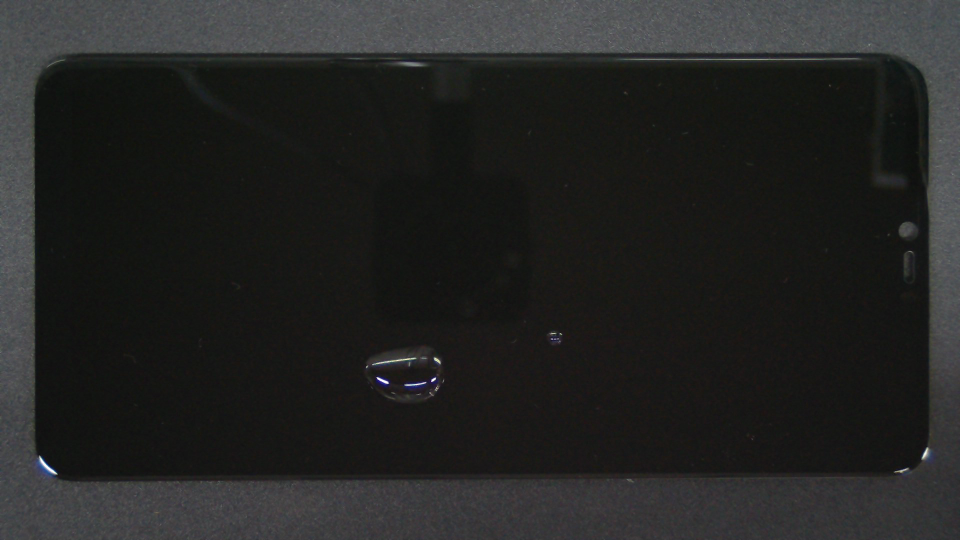
#> input picture defect_images/Oil_0001.jpg, 1920 x 1080 px (shown at 1/2 size); its folder holds only this picture in this run
$ python main.py   (older library calls are emulated)
#> lines starting #> are read from the running program, lines starting #| are printed output that depends on the picture; after the words box and inside, x2 and y2 are one past the last pixel; in counts of white or black regions, pixels touching at a corner belong together
### Edge.py
import cv2
import numpy as np
import os


def calculate_average_gray(img):
    """
    计算图片的平均灰度值
    参数:
        image_path: 图片文件路径（本地路径）或网络图片URL
    返回:
        float: 图片的平均灰度值（范围 0-255，0=纯黑，255=纯白）
    """
    # 2. 转换为灰度图（彩色图转灰度的标准做法）
    gray_img = cv2.cvtColor(img, cv2.COLOR_BGR2GRAY)
    # 3. 计算平均灰度值（np.mean 计算所有像素的平均值）
    avg_gray = np.mean(gray_img)
    return round(avg_gray, 2)  # 保留两位小数，方便查看


def photo_classify(img):
    try:
        h, w = img.shape[:2]
        avg_gray = calculate_average_gray(img)
        print(f"平均灰度值：{avg_gray}")
        threshold = 65  # 阈值可根据你的样本调整
        if avg_gray < threshold:
            print("判断：图为全黑手机")
            """
            screen_x1 = 258   # 屏幕左边界
            screen_y1 = 200  # 屏幕上边界
            screen_x2 = 1673  # 屏幕右边界
            screen_y2 = 914  # 屏幕下边界
            """
            mask_calculate = background_segment(img, "black")
            mask = np.zeros((h, w), dtype=np.uint8)
            x1, y1, x2, y2 = 258, 205, 1673, 905
            cv2.rectangle(mask, (x1, y1), (x2, y2), 255, -1)
            intersection_mask = cv2.bitwise_and(mask_calculate, mask)
            return intersection_mask
        else:
            print("判断：图为带白色部分的手机")
            return background_segment(img, "white")
    except Exception as e:
        print(f"计算失败：{e}")


def background_segment(img,type):
    h, w = img.shape[:2]
    gray = cv2.cvtColor(img, cv2.COLOR_BGR2GRAY)
    if type == "white":
        _, thresh = cv2.threshold(gray, 50, 255, cv2.THRESH_BINARY_INV)
    else:
        _, thresh = cv2.threshold(gray, 0, 255, cv2.THRESH_BINARY_INV + cv2.THRESH_TRIANGLE)
    contours, _ = cv2.findContours(thresh, cv2.RETR_EXTERNAL, cv2.CHAIN_APPROX_SIMPLE)
    max_contour = max(contours, key=cv2.contourArea)  # 最大轮廓对应目标区域
    min_rect = cv2.minAreaRect(max_contour)  # 返回 (中心(x,y), (宽,高), 旋转角度)
    rect_points = cv2.boxPoints(min_rect)  # 转换为四个顶点坐标
    rect_points = np.int0(rect_points)  # 转为整数
    mask = np.zeros((h, w), dtype=np.uint8)
    sorted = sort_coordinates(rect_points)
    x_sorted = sorted[:, 0]  # 所有行的第0列（横坐标）
    y_sorted = sorted[:, 1]  # 所有行的第1列（纵坐标）
    if type == "white":
        (x1, y1, x2, y2) = (x_sorted[1] + 4, y_sorted[1] + 3, x_sorted[2] - 4, y_sorted[2] - 4)
    else:
        (x1, y1, x2, y2) = (x_sorted[1] + 4, y_sorted[1] + 19, x_sorted[2] - 4, y_sorted[2]-4)
    cv2.rectangle(mask, (x1, y1), (x2, y2), 255, -1)
    result = img.copy()
    cv2.drawContours(result, [rect_points], 0, (0, 255, 0), 2)  # 绘制最小矩形
    cv2.imwrite("seg.jpg", result)
    return mask


def sort_coordinates(arr):
    """
    将numpy数组的横坐标和纵坐标分别按从小到大排序
    （默认输入为形状类似 (n, 2) 的数组，每一行是一个点[横坐标, 纵坐标]）

    参数:
        arr: numpy数组，每一行是一个点[横坐标, 纵坐标]

    返回:
        numpy数组: 横坐标和纵坐标分别升序排列后的数组
    """
    # 提取横坐标（第0列）和纵坐标（第1列）
    x_coords = arr[:, 0]  # 所有行的第0列（横坐标）
    y_coords = arr[:, 1]  # 所有行的第1列（纵坐标）

    # 分别对横、纵坐标进行升序排序
    x_sorted = np.sort(x_coords)
    y_sorted = np.sort(y_coords)
    # 将排序后的横、纵坐标重新组合成数组
    sorted_arr = np.column_stack((x_sorted, y_sorted))
    return sorted_arr


def RemoveBackground(folder_path):
#> called with folder_path = 'defect_images'
    for filename in os.listdir(folder_path):
        if not filename.lower().endswith(('.png', '.jpg', '.jpeg')):
            continue  # 跳过非图像文件
        img_path = os.path.join(folder_path, filename)
        img = cv2.imread(img_path)
#> img is the input picture: shape (1080, 1920, 3); mean B, G, R 35.3, 36.4, 35.9
        h, w = img.shape[:2]
#> h = 1080; w = 1920
        if img is None:
            print(f"无法读取图像 {filename}，跳过")
            continue
        file = os.path.join("result", filename)
        os.makedirs("result", exist_ok=True)
        mask = photo_classify(img)
#> in calculate_average_gray, `avg_gray = np.mean(gray_img)`: avg_gray = 36.11
#| 平均灰度值：36.11
#> in background_segment, `_, thresh = cv2.threshold(gray, 0, 255, cv2.THRESH_BINARY_INV + cv2.TH..`:
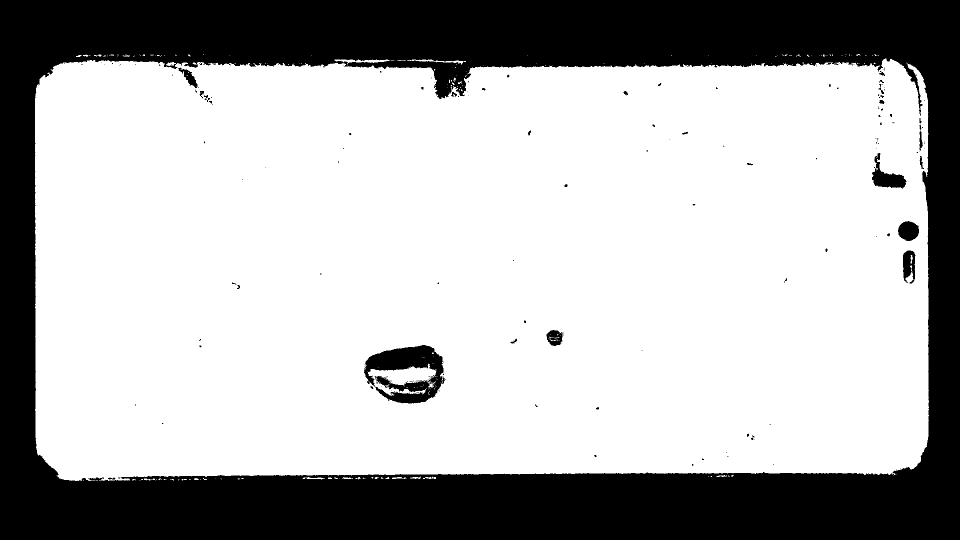
#> thresh: shape (1080, 1920) (shown at 1/2 size); 69.4% white; 184 black regions (145 under 20 px)
#> in background_segment, `contours, _ = cv2.findContours(thresh, cv2.RETR_EXTERNAL, cv2.CHAIN_AP..`: contours = 155 contours, 146 with area under 20; largest, box (x1, y1, x2, y2) and area: (70, 117, 1858, 962) 1450832, (669, 119, 781, 129) 344, (814, 119, 927, 129) 211, (605, 954, 650, 959) 58, (784, 954, 813, 958) 42
#> in background_segment, `max_contour = max(contours, key=cv2.contourArea)`: max_contour = contour of 2617 points, box (x1, y1, x2, y2) (70, 117, 1858, 962), area 1450832
#> in background_segment, `min_rect = cv2.minAreaRect(max_contour)`: min_rect = ((963.1, 539.1), (1787.4, 841.1), -0.108)
#> in background_segment, `rect_points = cv2.boxPoints(min_rect)`: rect_points = [[70.27, 961.3], [68.68, 120.2], [1856, 116.8], [1857.6, 957.9]]
#> in background_segment, `rect_points = np.int0(rect_points)`: rect_points = [[70, 961], [68, 120], [1856, 116], [1857, 957]]
#> in sort_coordinates, `x_coords = arr[:, 0]`: x_coords = [70, 68, 1856, 1857]
#> in sort_coordinates, `y_coords = arr[:, 1]`: y_coords = [961, 120, 116, 957]
#> in sort_coordinates, `x_sorted = np.sort(x_coords)`: x_sorted = [68, 70, 1856, 1857]
#> in sort_coordinates, `y_sorted = np.sort(y_coords)`: y_sorted = [116, 120, 957, 961]
#> in sort_coordinates, `sorted_arr = np.column_stack((x_sorted, y_sorted))`: sorted_arr = [[68, 116], [70, 120], [1856, 957], [1857, 961]]
#> in background_segment, `x_sorted = sorted[:, 0]`: x_sorted = [68, 70, 1856, 1857]
#> in background_segment, `y_sorted = sorted[:, 1]`: y_sorted = [116, 120, 957, 961]
#> in background_segment, `(x1, y1, x2, y2) = (x_sorted[1] + 4, y_sorted[1] + 19, x_sorted[2] - 4..`: x1 = 74; y1 = 139; x2 = 1852; y2 = 953
#> in background_segment, `cv2.rectangle(mask, (x1, y1), (x2, y2), 255, -1)`:
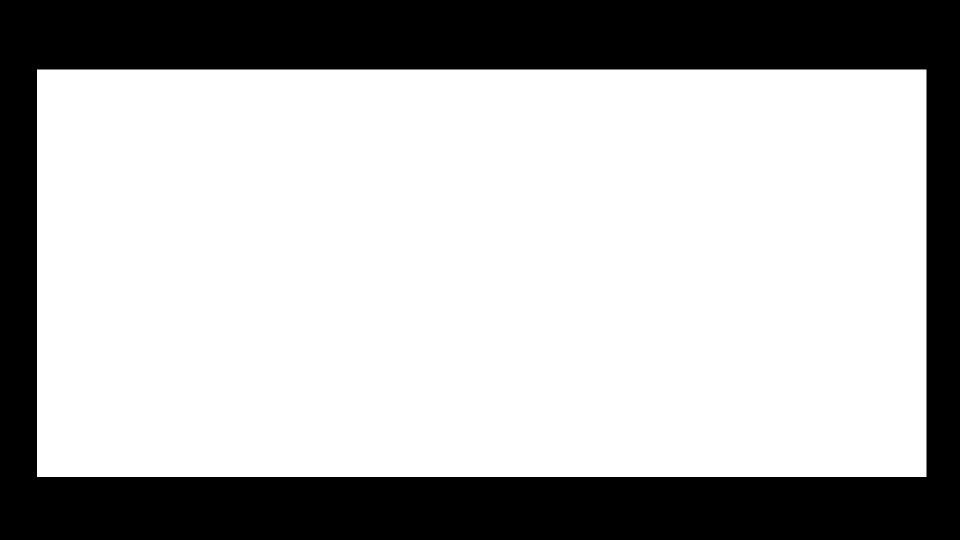
#> mask: shape (1080, 1920) (shown at 1/2 size); 69.9% white; 1 black region, box (x1, y1, x2, y2) and area: (0, 0, 1920, 1080) 623715
#> in background_segment, `cv2.drawContours(result, [rect_points], 0, (0, 255, 0), 2)`:
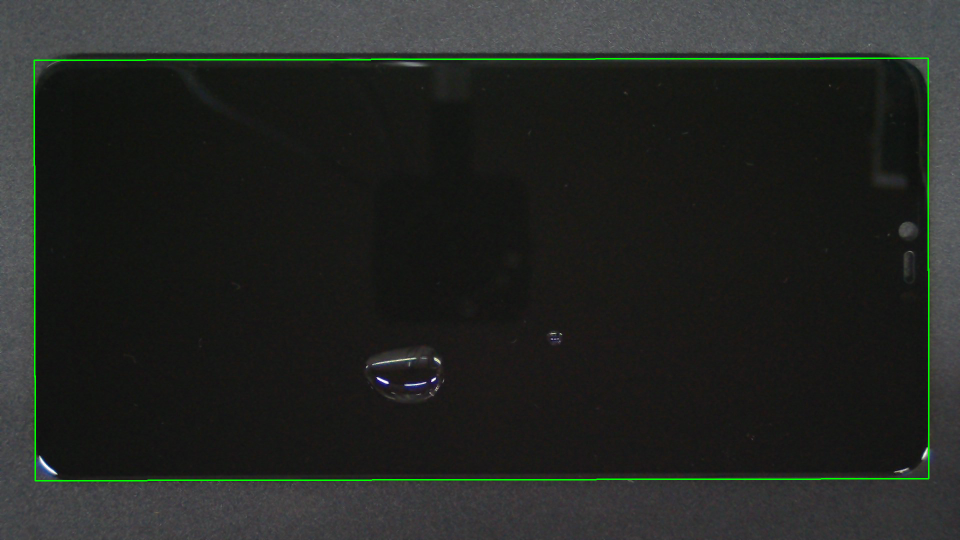
#> result: shape (1080, 1920, 3) (shown at 1/2 size); 0.76% of pixels changed, all inside (x1, y1, x2, y2) = (67, 115, 1859, 963)
#> in photo_classify, `cv2.rectangle(mask, (x1, y1), (x2, y2), 255, -1)`:
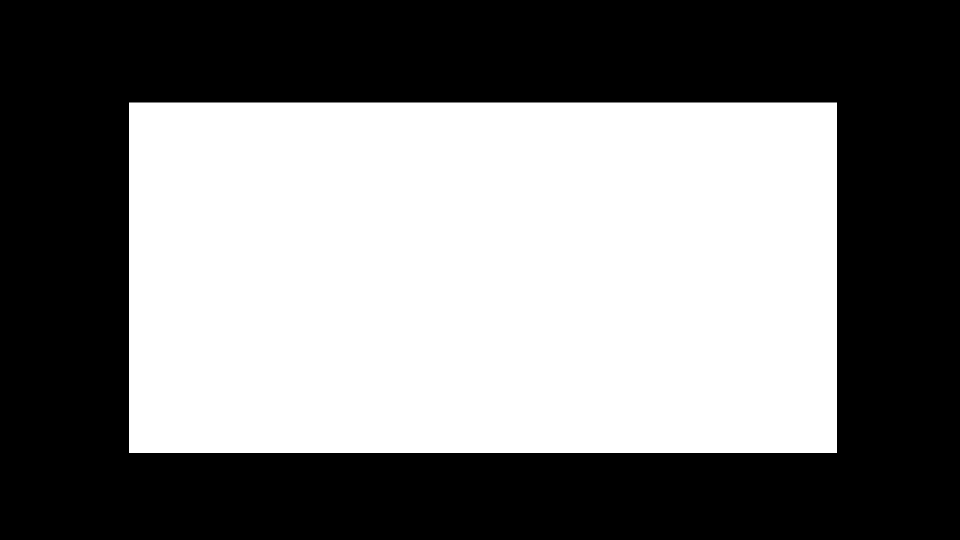
#> mask: shape (1080, 1920) (shown at 1/2 size); 47.9% white; 1 white region, box (x1, y1, x2, y2) and area: (258, 205, 1674, 906) 992616
        non_zero_coords = cv2.findNonZero(mask)
#> non_zero_coords = contour of 992616 points, box (x1, y1, x2, y2) (258, 205, 1674, 906), area 0
        if non_zero_coords is not None:
            x, y, w, h = cv2.boundingRect(non_zero_coords)
#> x = 258; y = 205; w = 1416; h = 701
            # 裁剪最小包围区域
            cropped_image = img[y:y + h, x:x + w]
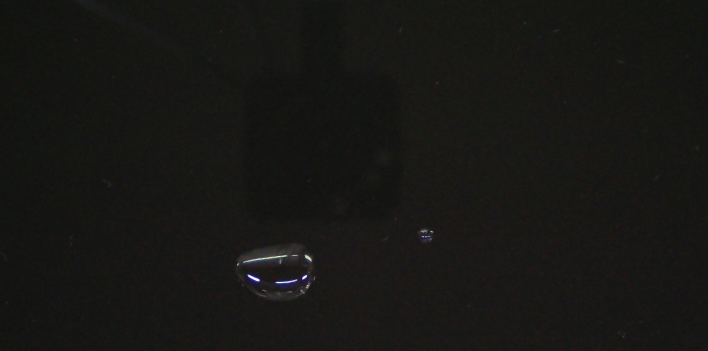
#> cropped_image: shape (701, 1416, 3) (shown at 1/2 size); mean B, G, R 21, 23, 23.1
            print(f"已裁剪无用黑边，裁剪区域：x={x}, y={y}, 宽={w}, 高={h}")
#| 已裁剪无用黑边，裁剪区域：x=258, y=205, 宽=1416, 高=701
            cv2.imwrite(file, cropped_image)
        else:
            print("non_zero_coords is None")

### MaskDirectory.py
import cv2
import numpy as np
import matplotlib.pyplot as plt
import random
import os

plt.rcParams['font.sans-serif'] = ['SimHei']
plt.rcParams['axes.unicode_minus'] = False


# [441 lines left out: functions analyze_largest_white_contour, analyse_mask, preprocess_image, get_defect_boundary, crop_valid_white_area, bitwise_or_in_roi and 8 more, not called in this run]


def feature_extract(folder_path):
    """遍历文件夹处理所有图像"""
    os.makedirs("mask", exist_ok=True)
    for filename in os.listdir(folder_path):
        if not filename.lower().endswith(('.png', '.jpg', '.jpeg')):
            continue

        img_path = os.path.join(folder_path, filename)
        # 读取彩色图（兼容后续预处理）
        img = cv2.imread(img_path)
        if img is None:
            print(f"无法读取图像 {filename}，跳过")
            continue
        file = os.path.join("mask", filename)
        try:
            # enhanced, kernel_size = preprocess_image(img)
            # final_mask, contours = get_defect_boundary(enhanced, kernel_size)
            # cv2.imwrite(file,final_mask)
            detect_and_classify_defects(img, filename)
            print(f"{filename} 处理完成！")
        except Exception as e:
            print(f"处理 {filename} 出错：{e}")

### main.py
import Edge
import MaskDirectory


# 运行代码（替换为你的图像路径）
if __name__ == "__main__":
    IMAGE_FILE_PATH = "defect_images"
    Edge.RemoveBackground(IMAGE_FILE_PATH)
    MaskDirectory.feature_extract("result")

$ run again, on defect_images/Oil_0005.jpg
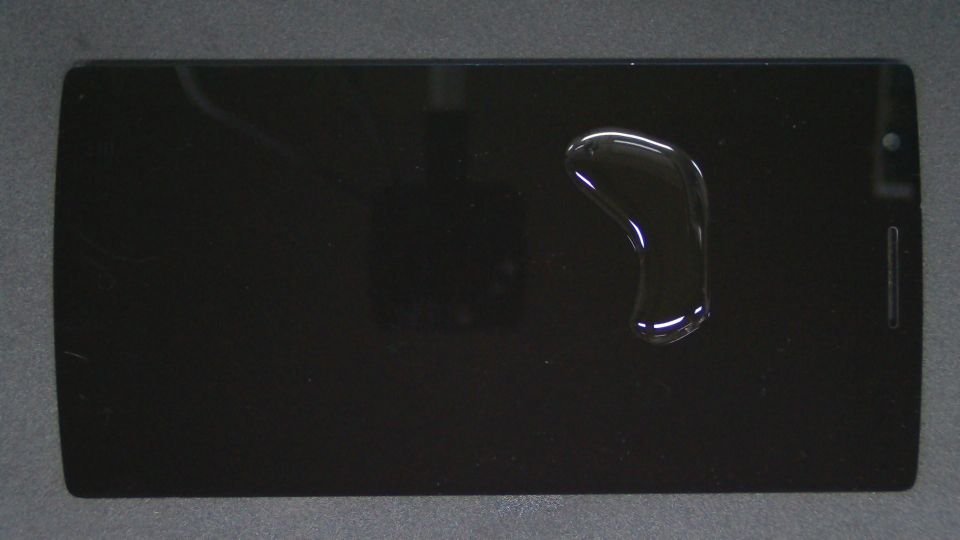
#> input picture defect_images/Oil_0005.jpg, 1920 x 1080 px (shown at 1/2 size)
#> in RemoveBackground, img is the input picture: shape (1080, 1920, 3); mean B, G, R 44.1, 44.4, 43.5
#> in calculate_average_gray, `avg_gray = np.mean(gray_img)`: avg_gray = 44.03
#| 平均灰度值：44.03
#> in background_segment, `_, thresh = cv2.threshold(gray, 0, 255, cv2.THRESH_BINARY_INV + cv2.TH..`:
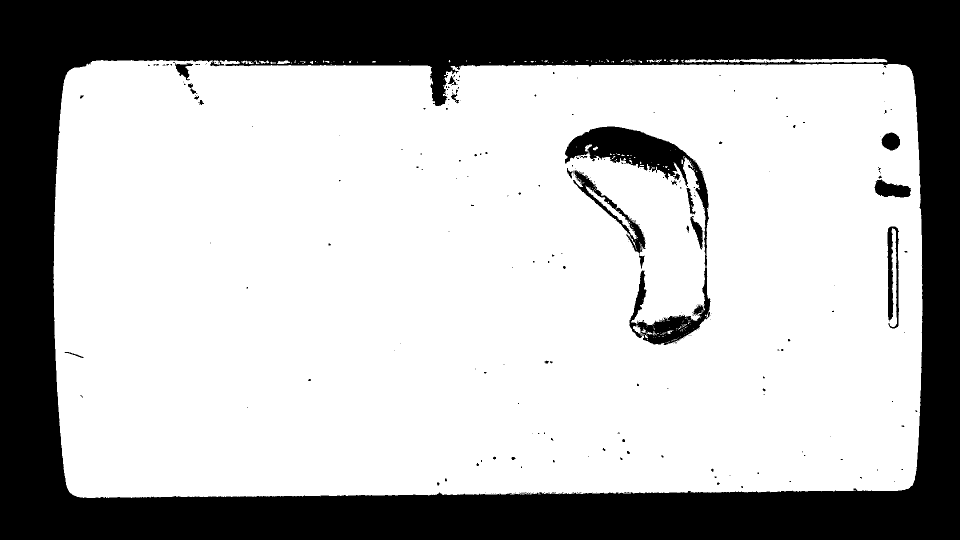
#> thresh: shape (1080, 1920) (shown at 1/2 size); 69.7% white; 289 black regions (250 under 20 px)
#> contours = 73 contours, 64 with area under 20; largest, box (x1, y1, x2, y2) and area: (107, 120, 1845, 996) 1475838, (1587, 117, 1775, 125) 989, (1432, 118, 1586, 126) 628, (1369, 118, 1431, 125) 208, (554, 121, 580, 128) 93
#> max_contour = contour of 1719 points, box (x1, y1, x2, y2) (107, 120, 1845, 996), area 1475838
#> min_rect = ((975.5, 557.5), (875, 1737), -90)
#> in background_segment, `rect_points = cv2.boxPoints(min_rect)`: rect_points = [[1844, 995], [107, 995], [107, 120], [1844, 120]]
#> in background_segment, `rect_points = np.int0(rect_points)`: rect_points = [[1843, 994], [107, 994], [107, 120], [1843, 120]]
#> x_coords = [1843, 107, 107, 1843]
#> y_coords = [994, 994, 120, 120]
#> in sort_coordinates, `x_sorted = np.sort(x_coords)`: x_sorted = [107, 107, 1843, 1843]
#> in sort_coordinates, `y_sorted = np.sort(y_coords)`: y_sorted = [120, 120, 994, 994]
#> sorted_arr = [[107, 120], [107, 120], [1843, 994], [1843, 994]]
#> in background_segment, `x_sorted = sorted[:, 0]`: x_sorted = [107, 107, 1843, 1843]
#> in background_segment, `y_sorted = sorted[:, 1]`: y_sorted = [120, 120, 994, 994]
#> x1 = 111; y1 = 139; x2 = 1839; y2 = 990
#> result: shape (1080, 1920, 3); 0.76% of pixels changed, all inside (x1, y1, x2, y2) = (106, 119, 1845, 996)
#> non_zero_coords = contour of 992616 points, box (x1, y1, x2, y2) (258, 205, 1674, 906), area 0
#> in RemoveBackground, `x, y, w, h = cv2.boundingRect(non_zero_coords)`: x = 258; y = 205; w = 1416; h = 701
#> in RemoveBackground, `cropped_image = img[y:y + h, x:x + w]`:
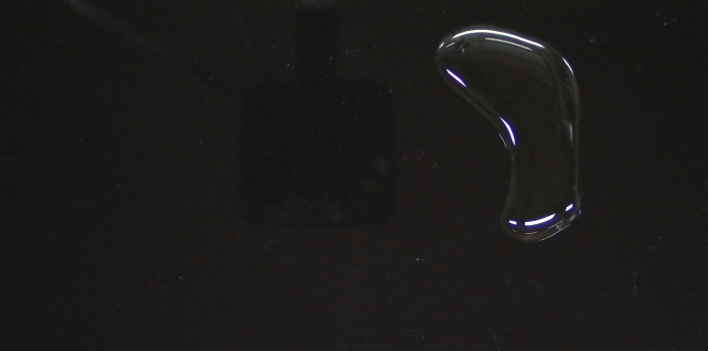
#> cropped_image: shape (701, 1416, 3) (shown at 1/2 size); mean B, G, R 25.7, 27, 27.2
#| 已裁剪无用黑边，裁剪区域：x=258, y=205, 宽=1416, 高=701
